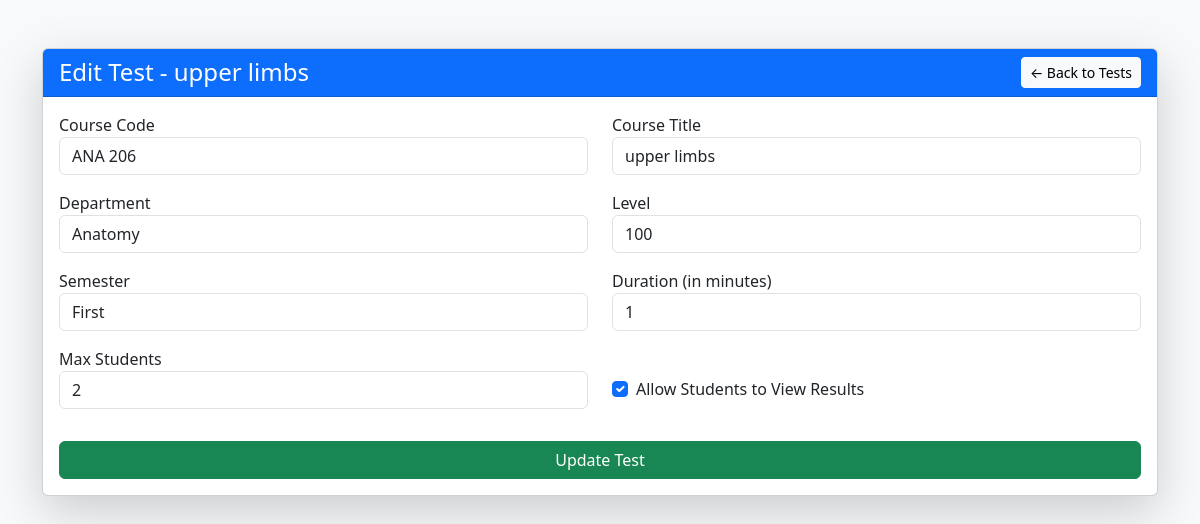
The app's page /lecturer/edith_test.php?id=8 with its own data.
### tables this page shows
CREATE TABLE `tests` (
  `id` int(11) NOT NULL,
  `lecturer_id` int(11) NOT NULL,
  `course_code` varchar(20) DEFAULT NULL,
  `course_title` varchar(100) DEFAULT NULL,
  `department` varchar(100) DEFAULT NULL,
  `level` enum('100','200','300','400','500','600') DEFAULT NULL,
  `semester` enum('First','Second') DEFAULT NULL,
  `duration` int(11) DEFAULT NULL,
  `max_students` int(11) NOT NULL,
  `allow_results` tinyint(1) DEFAULT 0,
  `is_active` tinyint(1) DEFAULT 0,
  `created_at` timestamp NOT NULL DEFAULT current_timestamp()
);

### lecturer/edith_test.php (the view, shortened to what this page needs)
<?php
include '../includes/connect.php';
$test_id = intval($_GET['id']);
$stmt = $conn->prepare("SELECT * FROM tests WHERE id = ?");
$stmt->bind_param("i", $test_id);
$stmt->execute();
$result = $stmt->get_result();
$test = $result->fetch_assoc();
?>
<!DOCTYPE html>
<html lang="en">
<head>
    <link href="../assets/css/bootstrap.min.css" rel="stylesheet">
</head>
<body class="bg-light">
<div class="container mt-5 mb-5">
    <div class="card shadow-lg">
        <div class="card-header bg-primary text-white d-flex justify-content-between align-items-center">
            <h4 class="mb-0">Edit Test - <?php echo htmlspecialchars($test['course_title']); ?></h4>
            <a href="manage_tests.php" class="btn btn-light btn-sm">← Back to Tests</a>
        </div>
        <div class="card-body">
            <form method="POST">
                <div class="row">
                    <div class="col-md-6 mb-3">
                        <label>Course Code</label>
                        <input type="text" name="course_code" value="<?php echo htmlspecialchars($test['course_code']); ?>" class="form-control" required>
                    </div>
                    <div class="col-md-6 mb-3">
                        <label>Course Title</label>
                        <input type="text" name="course_title" value="<?php echo htmlspecialchars($test['course_title']); ?>" class="form-control" required>
                    </div>
                    <div class="col-md-6 mb-3">
                        <label>Department</label>
                        <input type="text" name="department" value="<?php echo htmlspecialchars($test['department']); ?>" class="form-control" required>
                    </div>
                    <div class="col-md-6 mb-3">
                        <label>Level</label>
                        <input type="text" name="level" value="<?php echo htmlspecialchars($test['level']); ?>" class="form-control" required>
                    </div>
                    <div class="col-md-6 mb-3">
                        <label>Semester</label>
                        <input type="text" name="semester" value="<?php echo htmlspecialchars($test['semester']); ?>" class="form-control" required>
                    </div>
                    <div class="col-md-6 mb-3">
                        <label>Duration (in minutes)</label>
                        <input type="number" name="duration" value="<?php echo htmlspecialchars($test['duration']); ?>" class="form-control" required>
                    </div>
                    <div class="col-md-6 mb-3">
                        <label>Max Students</label>
                        <input type="number" name="max_students" value="<?php echo htmlspecialchars($test['max_students']); ?>" class="form-control" required>
                    </div>
                    <div class="col-md-6 mb-3 d-flex align-items-center mt-4">
                        <div class="form-check">
                            <input class="form-check-input" type="checkbox" name="allow_results" id="allow_results" value="1"
                                <?php if ($test['allow_results']) echo 'checked'; ?>>
                            <label class="form-check-label" for="allow_results">
                                Allow Students to View Results
                            </label>
                        </div>
                    </div>
                </div>
                <button type="submit" name="update_test" class="btn btn-success w-100 mt-3">Update Test</button>
            </form>
        </div>
    </div>
</div>
</body>
</html>

### records on screen
tests: course_title "upper limbs", course_code "ANA 206", department "Anatomy", level "100", semester "First", duration "1", max_students "2", allow_results "☑"
